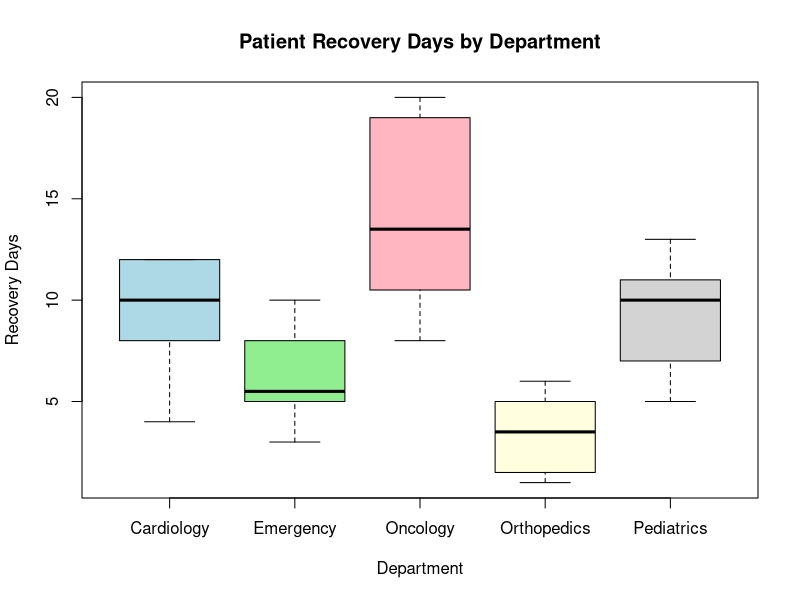

The R source for this figure:
#boxplot

set.seed(123)

hospital_data <- data.frame( Department=
                               rep(c("Emergency", "Cardiology", "Orthopedics",
                                     "Pediatrics", "Oncology"), each = 20),
                             Recovery_Days = c( sample(3:10, 20, replace = TRUE),  # Emergency
                                                sample(4:12, 20, replace = TRUE),  # Cardiology
                                                sample(1:6, 20, replace = TRUE),   # Orthopedics
                                                sample(5:15, 20, replace = TRUE),  # Pediatrics
                                                sample(6:20, 20, replace = TRUE)   # Oncology
                             ))

# Now create the boxplot
boxplot( Recovery_Days ~ Department,
         data = hospital_data, 
         main = "Patient Recovery Days by Department",
         xlab = "Department",
         ylab = "Recovery Days",
         col = c("lightblue", "lightgreen", "lightpink", "lightyellow", "lightgray"), 
         border = "black")


  